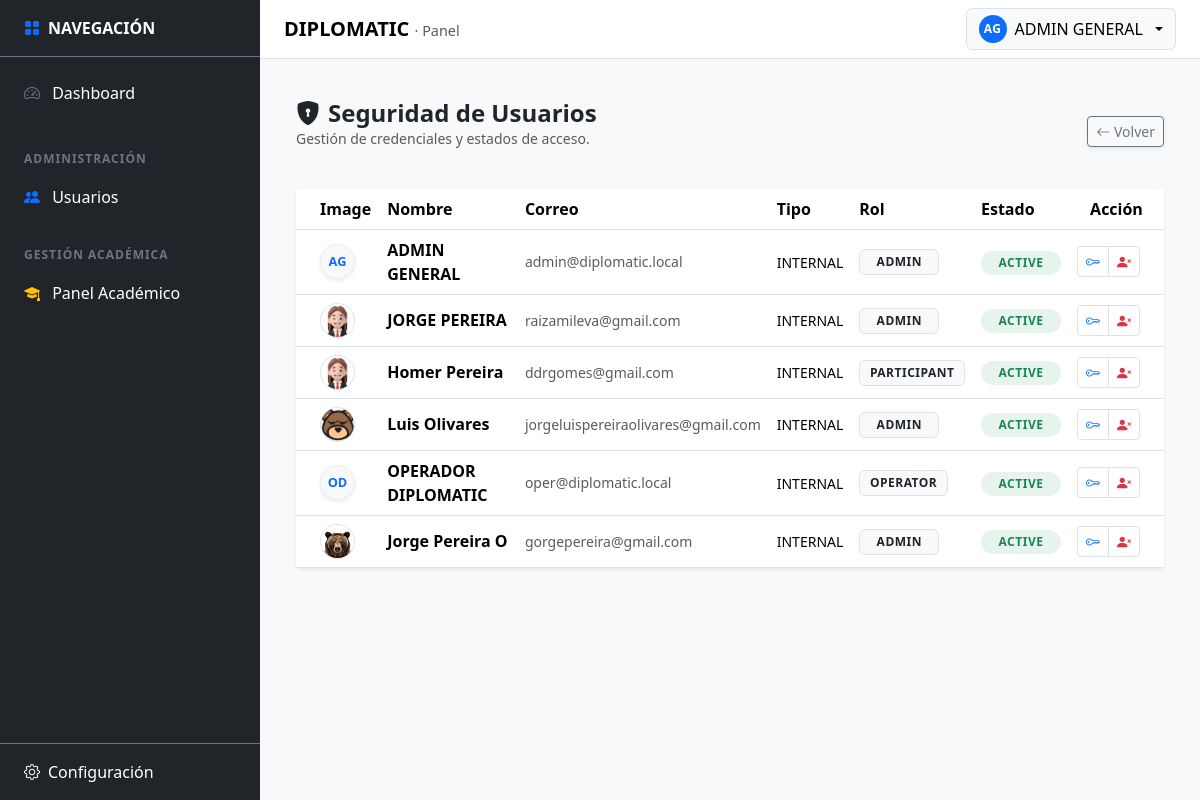
Page /public/UserSecurity (signed in) on the committed database.
### tables this page shows
CREATE TABLE `tbl_users` (
  `id` int(10) UNSIGNED NOT NULL,
  `user_type` enum('INTERNAL','PARTICIPANT') NOT NULL DEFAULT 'INTERNAL',
  `status` enum('ACTIVE','SUSPENDED','INACTIVE') NOT NULL DEFAULT 'ACTIVE',
  `first_name` varchar(100) NOT NULL,
  `last_name` varchar(100) NOT NULL,
  `email` varchar(190) NOT NULL,
  `role` varchar(60) DEFAULT 'PARTICIPANT',
  `phone` varchar(30) DEFAULT NULL,
  `document_id` varchar(30) DEFAULT NULL,
  `address` text DEFAULT NULL,
  `provenance` varchar(150) DEFAULT NULL,
  `undergraduate_degree` varchar(150) DEFAULT NULL,
  `avatar` varchar(255) DEFAULT 'default_avatar.png',
  `password_hash` varchar(255) NOT NULL,
  `last_login_at` datetime DEFAULT NULL,
  `created_at` datetime NOT NULL DEFAULT current_timestamp(),
  `updated_at` datetime NOT NULL DEFAULT current_timestamp() ON UPDATE current_timestamp(),
  `profile_complete` tinyint(1) DEFAULT 0
);

### app/views/users/security_grid.php (the view, shortened to what the rows shown need)
<link rel="stylesheet" href="/diplomatic/public/assets/css/user_security.css">
<div class="container-fluid py-3">
    <div class="d-flex justify-content-between align-items-center mb-4">
        <div>
            <h2 class="h4 fw-bold mb-0 text-dark"><i class="bi bi-shield-lock-fill me-2"></i>Seguridad de Usuarios</h2>
        </div>
    </div>
    <div class="card shadow-sm border-0">
        <div class="card-body p-0">
            <div class="table-responsive">
                <table class="table table-hover align-middle mb-0 user-security-grid">
                    <thead class="bg-light">
                        <tr>
                            <th class="ps-4">Image</th>
                            <th>Nombre</th>
                            <th>Correo</th>
                            <th>Tipo</th>
                            <th>Rol</th>
                            <th>Estado</th>
                            <th class="text-center">Acción</th>
                        </tr>
                    </thead>
                    <tbody>
                        <?php foreach($users as $u):
                            $fullName = $u['first_name'] . ' ' . $u['last_name'];
                            $initials = strtoupper(substr($u['first_name'], 0, 1) . substr($u['last_name'], 0, 1));
                        ?>
                        <tr>
                            <td class="ps-4">
                                <?php if (!empty($u['avatar']) && $u['avatar'] !== 'default_avatar.png'): ?>
                                    <img src="/diplomatic/public/assets/img/avatars/<?= $u['avatar'] ?>" width="35" height="35" class="rounded-circle border object-fit-cover">
                                <?php else: ?>
                                    <div class="rounded-circle bg-light d-flex align-items-center justify-content-center border shadow-sm text-primary fw-bold" style="width: 35px; height: 35px; font-size: 0.8rem;">
                                        <?= $initials ?>
                                    </div>
                                <?php endif; ?>
                            </td>
                            <td class="fw-bold"><?= $fullName ?></td>
                            <td class="text-muted small"><?= $u['email'] ?></td>
                            <td><small><?= $u['user_type'] ?></small></td>
                            <td><span class="badge bg-light text-dark border small"><?= $u['role'] ?></span></td>
                            <td>
                                <span class="badge rounded-pill bg-<?= ($u['status'] === 'ACTIVE') ? 'success' : 'danger' ?> bg-opacity-10 text-<?= ($u['status'] === 'ACTIVE') ? 'success' : 'danger' ?> px-3">
                                    <?= $u['status'] ?>
                                </span>
                            </td>
                            <td class="text-center pe-4">
                                <div class="btn-group">
                                    <button class="btn btn-white btn-sm border" onclick="UserSecurity.openResetModal(<?= $u['id'] ?>, '<?= $u['email'] ?>')" title="Cambiar Clave">
                                        <i class="bi bi-key text-primary"></i>
                                    </button>
                                    <?php if($u['status'] === 'ACTIVE'): ?>
                                        <button class="btn btn-white btn-sm border" onclick="UserSecurity.toggleStatus(<?= $u['id'] ?>, '<?= $u['email'] ?>', 'INACTIVE')" title="Inactivar">
                                            <i class="bi bi-person-x-fill text-danger"></i>
                                        </button>
                                    <?php else: ?>
                                        <button class="btn btn-white btn-sm border" onclick="UserSecurity.toggleStatus(<?= $u['id'] ?>, '<?= $u['email'] ?>', 'ACTIVE')" title="Activar">
                                            <i class="bi bi-person-check-fill text-success"></i>
                                        </button>
                                    <?php endif; ?>
                                </div>
                            </td>
                        </tr>
                        <?php endforeach; ?>
                    </tbody>
                </table>
            </div>
        </div>
    </div>
</div>

### app/views/topnav.php (shortened to what the rows shown need)
<?php
$basePath   = rtrim(str_replace('\\', '/', dirname($_SERVER['SCRIPT_NAME'] ?? '')), '/');
$userName   = $_SESSION['user']['name'] ?? 'Usuario';
$userAvatar = $_SESSION['user']['avatar'] ?? 'default_avatar.png';
$initials = '';
if ($userName !== '') {
  $parts = preg_split('/\s+/', trim($userName));
  $initials = strtoupper(substr($parts[0] ?? 'U', 0, 1) . substr($parts[1] ?? '', 0, 1));
  $initials = trim($initials) !== '' ? $initials : 'U';
} else {
  $initials = 'U';
}
$avatarURL  = $basePath . '/assets/img/avatars/' . $userAvatar;
$avatarPath = __DIR__ . '/../../public/assets/img/avatars/' . $userAvatar;
?>
<nav class="navbar dp-topnav bg-white border-bottom sticky-top">
  <div class="container-fluid px-3 px-md-4 d-flex align-items-center justify-content-between">
    <div class="dropdown">
      <button class="btn btn-light border dp-userbtn dropdown-toggle d-flex align-items-center gap-2"
              type="button"
              data-bs-toggle="dropdown"
              aria-expanded="false">
        <?php if ($userAvatar !== 'default_avatar.png' && file_exists($avatarPath)): ?>
            <img src="<?= $avatarURL ?>" class="rounded-circle" style="width: 24px; height: 24px; object-fit: cover;" alt="Avatar">
        <?php else: ?>
            <span class="dp-avatar" aria-hidden="true"><?= htmlspecialchars($initials) ?></span>
        <?php endif; ?>
        <span class="d-none d-sm-inline"><?= htmlspecialchars($userName) ?></span>
      </button>
    </div>
  </div>
</nav>

### rows in the picture
tbl_users: last_name "AG", initials "AG", fullName "ADMIN GENERAL", email "admin@diplomatic.local", user_type "INTERNAL", role "ADMIN", status "ACTIVE"
tbl_users: avatar (picture), fullName "JORGE PEREIRA", email "raizamileva@gmail.com", user_type "INTERNAL", role "ADMIN", status "ACTIVE"
tbl_users: avatar (picture), fullName "Homer Pereira", email "ddrgomes@gmail.com", user_type "INTERNAL", role "PARTICIPANT", status "ACTIVE"
tbl_users: avatar (picture), fullName "Luis Olivares", email "jorgeluispereiraolivares@gmail.com", user_type "INTERNAL", role "ADMIN", status "ACTIVE"
tbl_users: initials "OD", fullName "OPERADOR DIPLOMATIC", email "oper@diplomatic.local", user_type "INTERNAL", role "OPERATOR", status "ACTIVE"
tbl_users: avatar (picture), fullName "Jorge Pereira O", email "gorgepereira@gmail.com", user_type "INTERNAL", role "ADMIN", status "ACTIVE"

### other values in the picture
$userName "ADMIN GENERAL"
